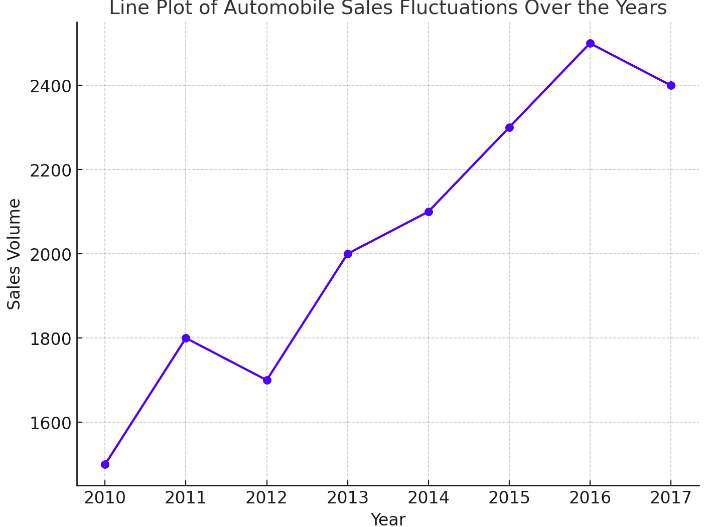

Python code for this plot:
import matplotlib.pyplot as plt
import pandas as pd

# Sample data for automobile sales over the years
data = {'Year': [2010, 2011, 2012, 2013, 2014, 2015, 2016, 2017],
        'Sales': [1500, 1800, 1700, 2000, 2100, 2300, 2500, 2400]}

# Create DataFrame
df = pd.DataFrame(data)

# Create a line plot
plt.figure(figsize=(8, 6))
plt.plot(df['Year'], df['Sales'], marker='o', linestyle='-', color='b')

# Add title and labels
plt.title('Line Plot of Automobile Sales Fluctuations Over the Years', fontsize=14)
plt.xlabel('Year', fontsize=12)
plt.ylabel('Sales Volume', fontsize=12)
plt.grid(True)

# Show the plot
plt.show()
